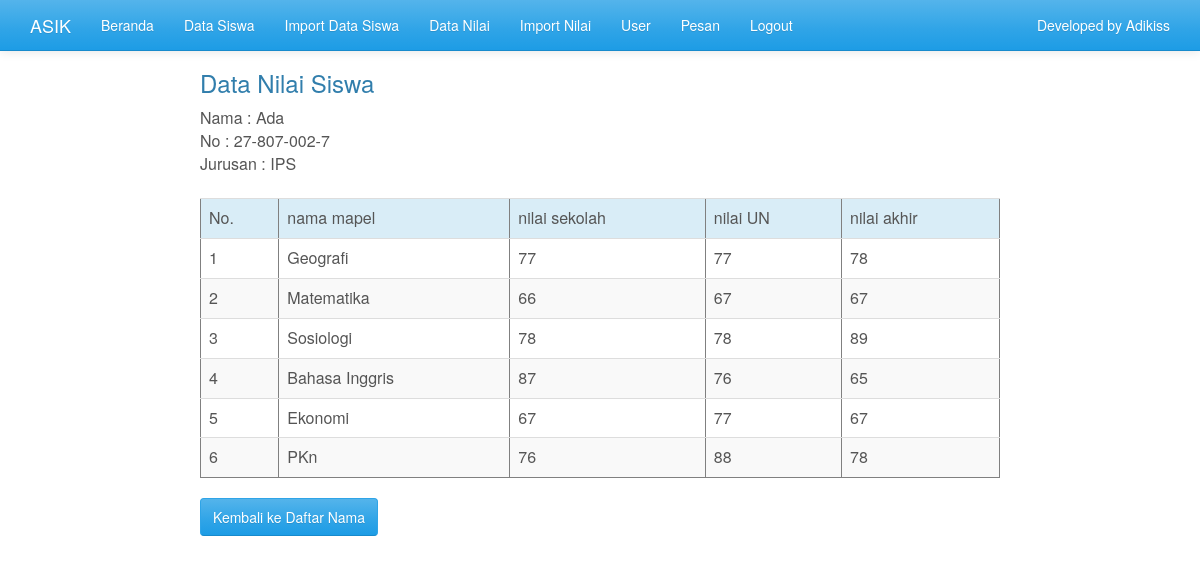
Page /admin/lihatnilai.php?noujian=27-807-002-7 (signed in) on the committed database.
### tables this page shows
CREATE TABLE IF NOT EXISTS `tbl_siswa` (
  `no` int(10) NOT NULL AUTO_INCREMENT,
  `noujian` varchar(200) NOT NULL,
  `name` varchar(200) NOT NULL,
  `tgllhr` varchar(200) NOT NULL,
  `addresse` varchar(200) NOT NULL,
  `sekolah` varchar(200) NOT NULL,
  `jurusan` varchar(200) NOT NULL,
  `ket` varchar(200) NOT NULL,
  PRIMARY KEY (`no`),
  KEY `no` (`no`)
);

CREATE TABLE IF NOT EXISTS `tbl_nilai` (
  `id_nilai` int(10) NOT NULL AUTO_INCREMENT,
  `noujian` varchar(200) NOT NULL,
  `nama_mapel` varchar(200) NOT NULL,
  `nilai_sekolah` varchar(200) NOT NULL,
  `nilai_un` varchar(200) NOT NULL,
  `nilai_akhir` varchar(200) NOT NULL,
  PRIMARY KEY (`id_nilai`)
);

### admin/lihatnilai.php (the view, shortened to what this page needs)
<html>
  <head>
</head>
<body>
<?php
if(empty($_SESSION['namauser']) and empty($_SESSION['kode']))
{
	echo "<p>Anda tidak berhak mengakses halaman ini.</p>";
}
else{
?>
<!DOCTYPE html PUBLIC "-//W3C//DTD XHTML 1.0 Transitional//EN" "http://www.w3.org/TR/xhtml1/DTD/xhtml1-transitional.dtd">
<html xmlns="http://www.w3.org/1999/xhtml">
<head>
    <link rel="stylesheet" href="../css/bootstrap.css" media="screen">
    <link rel="stylesheet" href="../css/bootswatch.min.css">
</head>
<body>
<div class="navbar navbar-default navbar-fixed-top">
  <div class="container">
        <div class="navbar-header">
          <a href="../index.php" class="navbar-brand">ASIK</a>
        </div>
        <div class="navbar-collapse collapse" id="navbar-main">
          <ul class="nav navbar-nav">
            <li>
              <a href="index.php?page=home">Beranda</a>
            </li>
            <li>
              <a href="index.php?page=data-siswa">Data Siswa</a>
            </li>
            <li>
              <a href="index.php?page=import">Import Data Siswa</a>
            </li>
            <li>
              <a href="index.php?page=data-nilai">Data Nilai</a>
            </li>
            <li>
              <a href="index.php?page=nilai">Import Nilai</a>
            </li>
            <li>
              <a href="index.php?page=user">User</a>
            </li>
            <li>
              <a href="index.php?page=hubungi">Pesan</a>
            </li>
            <li>
              <a href="index.php?page=logout">Logout</a>
            </li>
          </ul>
          <ul class="nav navbar-nav navbar-right">
            <li><a href="http://adikiss.net/" target="_blank">Developed by Adikiss</a></li>
          </ul>
        </div>
  </div>
      </div>
      <table width="800" align="center">
  <tr>
    <td>
<h3>Data Nilai Siswa</h3>
<?php
$noujian = $_GET['noujian'];
$q = mysql_query("SELECT * FROM tbl_siswa where noujian = '$noujian'");
while($r = mysql_fetch_array($q))
{
  echo 'Nama : '.$r['name'].' <br>';
  echo 'No : '.$r['noujian'].' <br>';
  echo 'Jurusan : '.$r['jurusan'].' <br>';
}
?>
<br>
<table class="table table-striped table-hover" border="1" cellpadding="5" cellspacing="0">
<tr class="info"><td>No.<td>nama mapel</td><td>nilai sekolah</td><td>nilai UN</td><td>nilai akhir</td></tr>
<?php
$noujian = $_GET['noujian'];
$q = mysql_query("SELECT * FROM tbl_siswa INNER JOIN tbl_nilai ON tbl_siswa.noujian=tbl_nilai.noujian where tbl_nilai.noujian = '$noujian' ");
$n = 1;
while($r = mysql_fetch_array($q))
{
	echo '<tr><td>'.$n.'</td><td>'.$r["nama_mapel"].'</td><td>'.$r["nilai_sekolah"].'</td><td>'.$r["nilai_un"].'</td><td>'.$r["nilai_akhir"].'</td></tr>';
	$n++;
}
?>
 </td>
  </tr>
</table>
<a href="index.php?page=data-nilai" class="btn btn-primary">Kembali ke Daftar Nama</a>
</body>
</html>
<?php
}
?>

### rows in the picture
tbl_siswa: name "Ada", noujian "27-807-002-7", jurusan "IPS", tbl_nilai.nama_mapel "Geografi", tbl_nilai.nilai_sekolah "77", tbl_nilai.nilai_un "77", tbl_nilai.nilai_akhir "78", tbl_nilai.nama_mapel "Matematika", tbl_nilai.nilai_sekolah "66", tbl_nilai.nilai_un "67", tbl_nilai.nilai_akhir "67", tbl_nilai.nama_mapel "Sosiologi", tbl_nilai.nilai_sekolah "78", tbl_nilai.nilai_un "78", tbl_nilai.nilai_akhir "89", tbl_nilai.nama_mapel "Bahasa Inggris", tbl_nilai.nilai_sekolah "87", tbl_nilai.nilai_un "76", tbl_nilai.nilai_akhir "65", tbl_nilai.nama_mapel "Ekonomi", tbl_nilai.nilai_sekolah "67", tbl_nilai.nama_mapel "PKn", tbl_nilai.nilai_sekolah "76", tbl_nilai.nilai_un "88"
